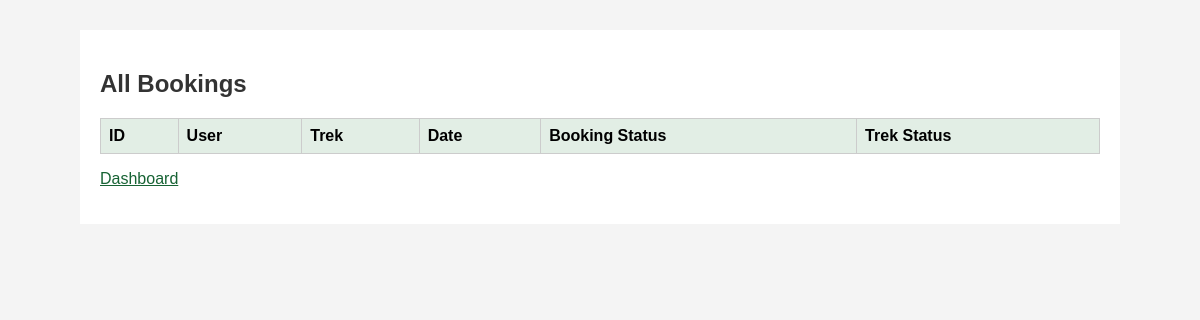
Before: /admin/bookings (signed in) with the older database file.
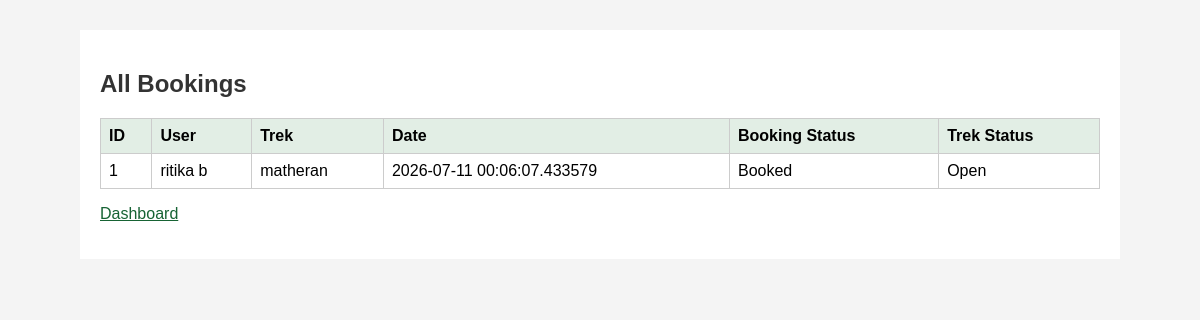
After: the same page with the newer database file.
### app/models.py (models this page shows)
class Booking(db.Model):
    id = db.Column(db.Integer, primary_key=True)
    user_id = db.Column(db.Integer, db.ForeignKey('user.id'), nullable=False)
    trek_id = db.Column(db.Integer, db.ForeignKey('trek.id'), nullable=False)
    booking_date = db.Column(db.DateTime, default=datetime.now)
    status = db.Column(db.String(20), default='Booked')

class User(UserMixin, db.Model):
    id = db.Column(db.Integer, primary_key=True)
    name = db.Column(db.String(100), nullable=False)
    email = db.Column(db.String(120), unique=True, nullable=False)
    password = db.Column(db.String(255), nullable=False)
    role = db.Column(db.String(20), nullable=False)
    is_blacklisted = db.Column(db.Boolean, default=False)
    bookings = db.relationship('Booking', backref='user', lazy=True)
    staff_profile = db.relationship('StaffProfile', backref='user', uselist=False)

class Trek(db.Model):
    id = db.Column(db.Integer, primary_key=True)
    trek_name = db.Column(db.String(100), nullable=False)
    location = db.Column(db.String(100), nullable=False)
    difficulty = db.Column(db.String(20), nullable=False)
    duration = db.Column(db.Integer, nullable=False)
    available_slots = db.Column(db.Integer, nullable=False)
    start_date = db.Column(db.Date)
    end_date = db.Column(db.Date)
    status = db.Column(db.String(20), default='Pending')
    assigned_staff_id = db.Column(db.Integer, db.ForeignKey('staff_profile.id'))
    bookings = db.relationship('Booking', backref='trek', lazy=True)

### app/routes.py (the view)
@routes.route('/admin/bookings')
@login_required
def view_bookings():
    if current_user.role != 'admin':
        return 'Unauthorized'
    bookings = Booking.query.all()
    return render_template('view_bookings.html', bookings=bookings)

### app/templates/view_bookings.html (shortened to what this page needs)
<!doctype html>
<html>
  <head>
    <link
      rel="stylesheet"
      href="{{ url_for('static', filename='css/app.css') }}"
    />
  </head>
  <body>
    <div class="container">
      <h2>All Bookings</h2>
      <table>
        <tr>
          <th>ID</th>
          <th>User</th>
          <th>Trek</th>
          <th>Date</th>
          <th>Booking Status</th>
          <th>Trek Status</th>
        </tr>
        {% for booking in bookings %}
        <tr>
          <td>{{ booking.id }}</td>
          <td>{{ booking.user.name }}</td>
          <td>{{ booking.trek.trek_name }}</td>
          <td>{{ booking.booking_date }}</td>
          <td>{{ booking.status }}</td>
          <td>{{ booking.trek.status }}</td>
        </tr>
        {% endfor %}
      </table>
      <p><a href="{{ url_for('routes.admin_dashboard') }}">Dashboard</a></p>
    </div>
  </body>
</html>

Changed rows visible on the page:
added Booking: id "1", user.name "ritika b", trek.trek_name "matheran", booking_date "2026-07-11 00:06:07.433579", status "Booked", trek.status "Open"
